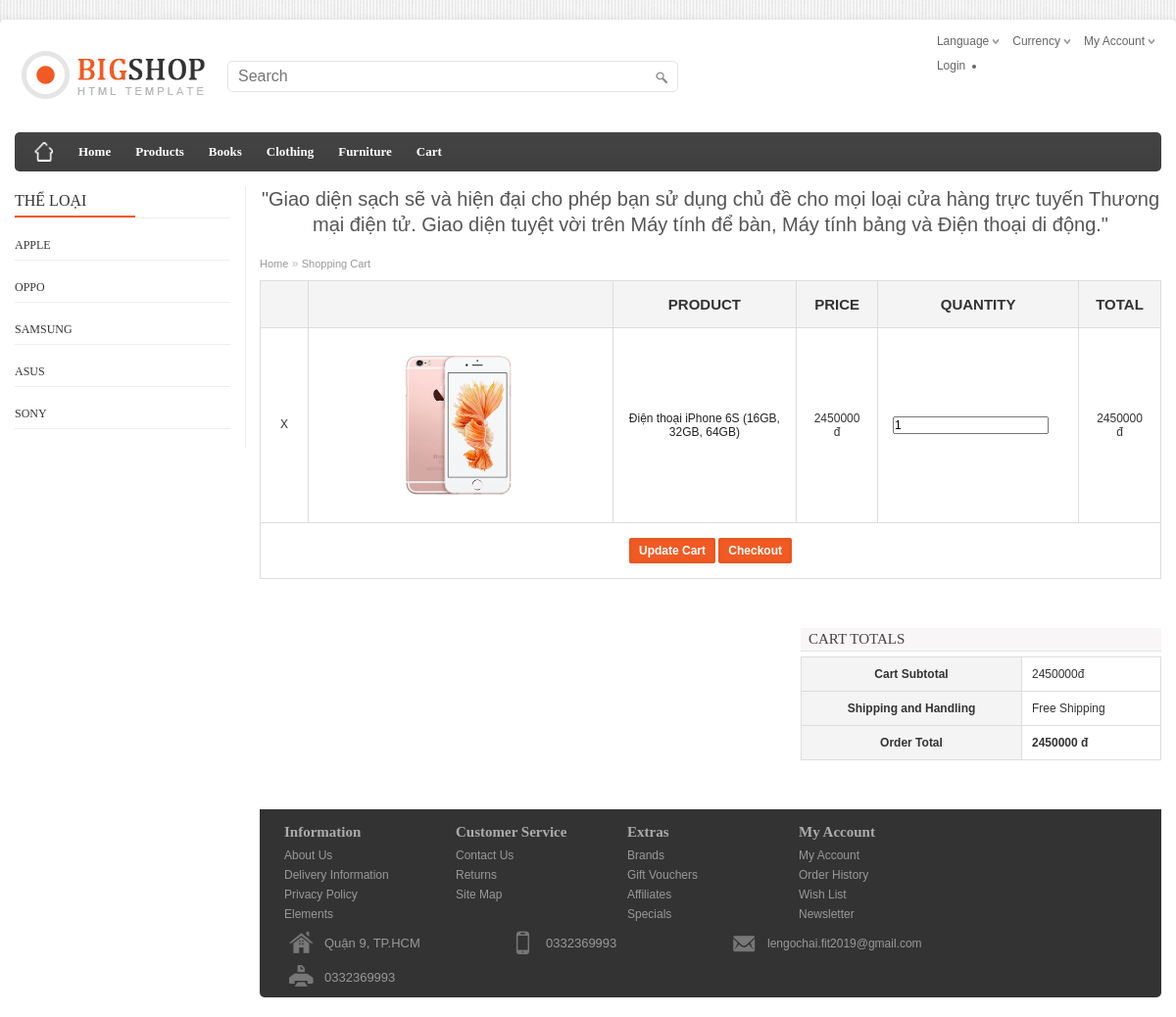
The page /cart.php?id=33 on the database its author committed.
### tables this page shows
CREATE TABLE IF NOT EXISTS `manufactures` (
  `manu_ID` int(11) NOT NULL AUTO_INCREMENT,
  `manu_Name` varchar(100) NOT NULL,
  `manu_Image` varchar(150) NOT NULL,
  PRIMARY KEY (`manu_ID`)
);

CREATE TABLE IF NOT EXISTS `products` (
  `ID` int(11) NOT NULL AUTO_INCREMENT,
  `Name` varchar(100) NOT NULL,
  `Image` varchar(150) NOT NULL,
  `Description` text,
  `Price` int(150) NOT NULL,
  `manu_ID` int(11) NOT NULL,
  `type_ID` int(11) NOT NULL,
  `Feature` tinyint(2) NOT NULL,
  `creat_at` timestamp NOT NULL,
  PRIMARY KEY (`ID`)
);

### models/db.php (called while the page is built)
<?php
class Db
{
    public static $connection;
    public function __construct()
    {
        if (!self::$connection) {
            self::$connection = new mysqli(DB_HOST, DB_USER, DB_PASSWORD, DB_NAME,PORT);
            self::$connection->set_charset(DB_CHARSET);
        }
        return self::$connection;
    }
}
?>

### models/manufacture.php (called while the page is built, shortened)
<?php
    class Manufacture extends Db {
        function getAllManufactures(){
            $sql = self::$connection->prepare("SELECT * FROM `manufactures`");
            $sql->execute();
            $items = $sql->get_result()->fetch_all(MYSQLI_ASSOC);
            return $items;
        }
    }

### models/product.php (called while the page is built, shortened)
<?php
class Product extends Db{
    static function getProduct_ByID($id) {
        $sql = self::$connection->prepare("SELECT * FROM products WHERE ID = ?");
        $sql->bind_param("i", $id);
        $sql->execute();
        $items = $sql->get_result()->fetch_assoc();
        return $items;
    }
}

### cart.php (the view, shortened to what this page needs)
<!DOCTYPE php>
<php>
    <?php
  require_once "models/db.php";
  require_once "models/product.php";
  require_once "models/protype.php";
  require_once "models/manufacture.php";
  $product = new Product;
  $manufacture = new Manufacture;
?>
<?php
    if(isset($_GET['id'])==TRUE) {
        $quantity = 1;
        if(isset($_SESSION['cart'])==FALSE) {
            $product = Product::getProduct_ByID($_GET['id']);
            $unitPrice = ($product['Price']);
            $price = $unitPrice *$quantity;
            $arr = array();
            $detail = array("ID"=>$_GET['id'], "quantity"=>$quantity, "Price"=>$price);
            array_push($arr, $detail);
        }
    }
?>
        <head>
            <link rel="stylesheet" type="text/css" href="css/stylesheet.css" />
            <link rel="stylesheet" type="text/css" href="css/slideshow.css" media="screen" />
            <link rel="stylesheet" type="text/css" href="css/colorbox.php" media="screen" />
            <link rel="stylesheet" type="text/css" href="css/carousel.css" media="screen" />
            <link rel="stylesheet" href="stype.css">
        </head>
        <body>
            <div class="main-wrapper">
                <div id="header">
                    <div id="welcome">
                        <div id="language">Language
                        </div>
                        <div id="currency">Currency
                        </div>
                        <div class="links">My Account
                        </div>
                        <?php
                            if (isset($_SESSION['user'])){
                                $user = $_SESSION['user'];
                        ?>
                        <div class="dropdown"><a href="#">Hello <?php echo $user;?><i class="fa fa-angle-down"></i>
                        <ul role="menu" class="sub-menu">
                                    <li><a href="#">Account information</a></li>
                                    <li><a href="logout.php">Log out <i class="fa fa-sign-out" style="font-size:24px"></i></a></li>
                                </ul>
                        </div>
                        <?php
                            }
                            else{
                            ?>
                            <li><a href="mobilelogin.php">Login</a></li>
                            <?php
                            }
                            ?>
                    </div>
                    <div id="logo">
                        <a href="index.php"><img src="image/logo.png" title="ecommerce php Template" alt="ecommerce php Template" /></a>
                    </div>
                    <div id="search">
                    <form action="result.php" method="get">
                        <div class="button-search pull-right"></div>
                        <input type="text" value="" placeholder="Search" id="" name="key">
                    </form>
                    </div>
                </div>
                <div id="menu"><span>Menu</span>
                    <ul>
                        <li class="home"><a title="Home" href="index.php"><span>Home</span></a></li>
                        <li><a href="index.php">Home</a>
                        </li>
                        <li><a href="#">Products</a>
                        </li>
                        <li><a href="#">Books</a>
                        </li>
                        <li><a href="#">Clothing</a>
                        </li>
                        <li><a href="#">Furniture</a> </li>
                        <li><a href="cart.php">Cart</a> </li>
                    </ul>
                </div>
                <div id="container">
                    <div id="column-left">
                        <div class="box">
                            <div class="box-heading">Thể Loại</div>
                            <div class="box-content box-category">
                                <?php
                                foreach($manufacture->getAllManufactures() as $key => $value){
                            ?>
                                    <div class="panel panel-default">
                                        <div class="panel-heading">
                                            <h4 class="panel-title">
                                                <a href="manu.php?id=<?php echo $value['manu_ID']?>">
                                                    <?php echo $value['manu_Name'] ?>
                                                </a>
                                            </h4>
                                        </div>
                                    </div>
                                    <?php
                                }
                            ?>
                            </div>
                        </div>
                    </div>
                    <div id="content">
                        <p class="welcome">"Giao diện sạch sẽ và hiện đại cho phép bạn sử dụng chủ đề cho mọi loại cửa hàng trực tuyến Thương mại điện tử. Giao diện tuyệt vời trên Máy tính để bàn, Máy tính bảng và Điện thoại di động."</p>
    <div id="content">
      <div class="breadcrumb"> <a href="index.php">Home</a> » <a href="#">Shopping Cart</a></div>
     <div class="col-md-8">
                    <div class="product-content-right">
                        <div class="woocommerce">
                            <form method="post" action="#">
                                <table cellspacing="0" class="shop_table cart">
                                    <thead>
                                        <tr>
                                            <th class="product-remove">&nbsp;</th>
                                            <th class="product-thumbnail">&nbsp;</th>
                                            <th class="product-name">Product</th>
                                            <th class="product-price">Price</th>
                                            <th class="product-quantity">Quantity</th>
                                            <th class="product-subtotal">Total</th>
                                        </tr>
                                    </thead>
                                    <tbody>
                                    <?php
                                        if(isset($_SESSION['cart'])==TRUE) {
                                        foreach($_SESSION['cart'] as $item => $detail) {
                                        $product = Product::getProduct_ByID($detail['ID']);
                                            ?>
                                        <tr class="cart_item">
                                        <td class="product-remove">
                                <a title="Remove this item" class="remove"
                                    href="removeItemFromCart.php?id=<?php echo $detail['ID']; ?>">X</a>
                            </td>
                                            <td class="product-thumbnail">
                                <a href="details.php?id=<?php echo $product['ID']; ?>"><img
                                        style="width:50%;height:auto;" alt="poster_1_up" class="shop_thumbnail"
                                        src="image/product/<?php echo $product['Image']; ?>"></a>
                            </td>
                            <td class="product-name">
                                <a
                                    href="product-details.php?id=<?php echo $product['ID']; ?>"><?php echo $product['Name']; ?></a>
                            </td>
                            <td class="product-price">
                                <span class="amount"><?php echo $product['Price']; ?>
                                    đ</span>
                            </td>
                            <td class="product-quantity">
                                <div class="quantity buttons_added">
                                    <input type="number" size="2" class="input-text qty text" title="Qty"
                                        value="<?php echo $detail['quantity']; ?>" min="0" step="1"
                                        name="updated_quantity[]">
                                </div>
                            </td>
                            <td class="product-subtotal">
                                <span class="amount"><?php echo $detail['Price']; ?> đ</span>
                            </td>
                                        </tr>
                                        <tr>
                                            <td class="actions" colspan="6">
                                                <input type="submit" value="Update Cart" name="update_cart" class="button">
                                                <input type="submit" value="Checkout" name="proceed" class="checkout-button button alt wc-forward">
                                            </td>
                                        </tr>
                                        <?php
                           } }
                        ?>
                                    </tbody>
                                </table>
                            </form>
                            <div class="cart_totals ">
                                <h2>Cart Totals</h2>
                                <table cellspacing="0">
                                    <tbody>
                                        <tr class="cart-subtotal">
                                            <th>Cart Subtotal</th>
                                            <td><span class="amount"><?php echo $product['Price']; ?>đ</span></td>
                                        </tr>
                                        <tr class="shipping">
                                            <th>Shipping and Handling</th>
                                            <td>Free Shipping</td>
                                        </tr>
                                        <tr class="order-total">
                                            <th>Order Total</th>
                                            <td><strong><span class="amount"><?php echo $detail['Price']; ?> đ</span></strong> </td>
                                        </tr>
                                    </tbody>
                                </table>
                            </div>
                            </div>
                        </div>
                    </div>
                </div>
<?php
include "footer.php";
?>

### stype.css (style rules this page uses)
table.shop_table { border-bottom: 1px solid #ddd; border-right: 1px solid #ddd; margin-bottom: 50px; width: 100%; }
table.shop_table th, table.shop_table td { border-left: 1px solid #ddd; border-top: 1px solid #ddd; padding: 15px; text-align: center; }
table.shop_table th { background: none repeat scroll 0 0 #f4f4f4; font-size: 15px; text-transform: uppercase; }
td.product-thumbnail img { height: auto; width: 70px; }
td.product-name { font-size: 18px; }
td.product-quantity div.quantity { float: none; margin: 0; }
.cart_totals { float: right; margin-bottom: 50px; width: 40%; }
.cart_totals table { border-bottom: 1px solid #ddd; border-right: 1px solid #ddd; width: 100%; }
.cart_totals table th, .cart_totals table td { border-left: 1px solid #ddd; border-top: 1px solid #ddd; padding: 10px; }
.cart_totals table th { background: none repeat scroll 0 0 #f4f4f4; }
table.shop_table td.product-remove a { display: inline-block; padding: 0 5px 2px; text-transform: uppercase; }
table.shop_table td.product-name a { color: #222; }

### rows shown on the page
manufactures: manu_Name "APPLE"
manufactures: manu_Name "OPPO"
manufactures: manu_Name "SAMSUNG"
manufactures: manu_Name "ASUS"
manufactures: manu_Name "SONY"
products: Image (picture), Name "Điện thoại iPhone 6S (16GB, 32GB, 64GB)", Price "2450000", quantity "1"
